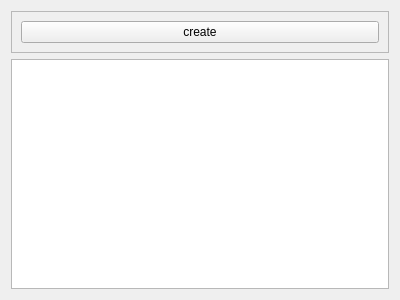
<?xml version="1.0" encoding="UTF-8"?>
<ui version="4.0">
 <class>AlbumListWidget</class>
 <widget class="QWidget" name="AlbumListWidget">
  <property name="geometry">
   <rect>
    <x>0</x>
    <y>0</y>
    <width>400</width>
    <height>300</height>
   </rect>
  </property>
  <property name="windowTitle">
   <string>Form</string>
  </property>
  <layout class="QVBoxLayout" name="verticalLayout">
   <item>
    <widget class="QFrame" name="frame">
     <property name="frameShape">
      <enum>QFrame::StyledPanel</enum>
     </property>
     <property name="frameShadow">
      <enum>QFrame::Raised</enum>
     </property>
     <layout class="QHBoxLayout" name="horizontalLayout">
      <item>
       <widget class="QPushButton" name="createAlbumButton">
        <property name="text">
         <string>create</string>
        </property>
        <property name="icon">
         <iconset resource="resource.qrc">
          <normaloff>:/icons/album-add.png</normaloff>:/icons/album-add.png</iconset>
        </property>
       </widget>
      </item>
     </layout>
    </widget>
   </item>
   <item>
    <widget class="QListView" name="albumList"/>
   </item>
  </layout>
 </widget>
 <resources>
  <include location="resource.qrc"/>
 </resources>
 <connections/>
</ui>
